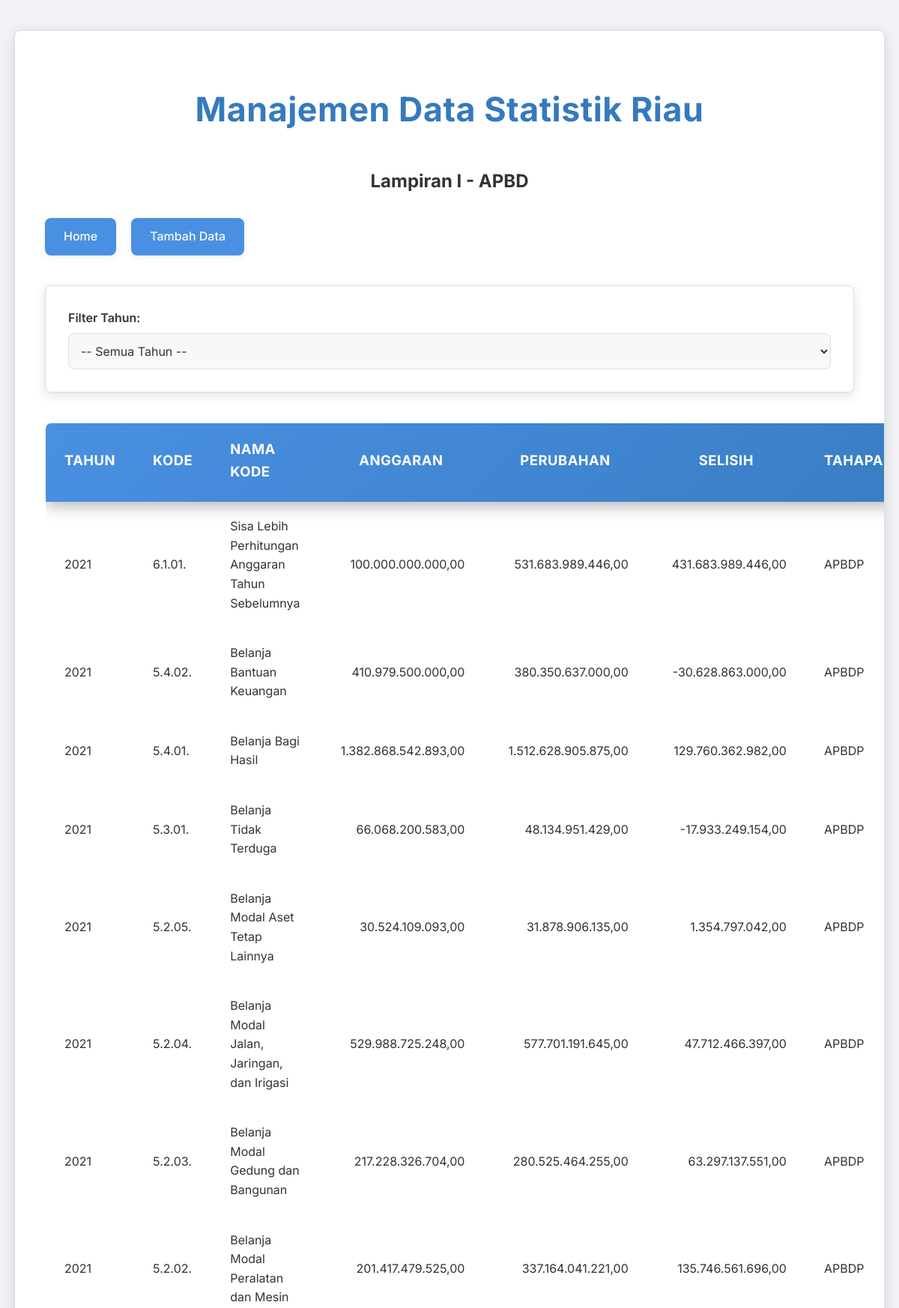
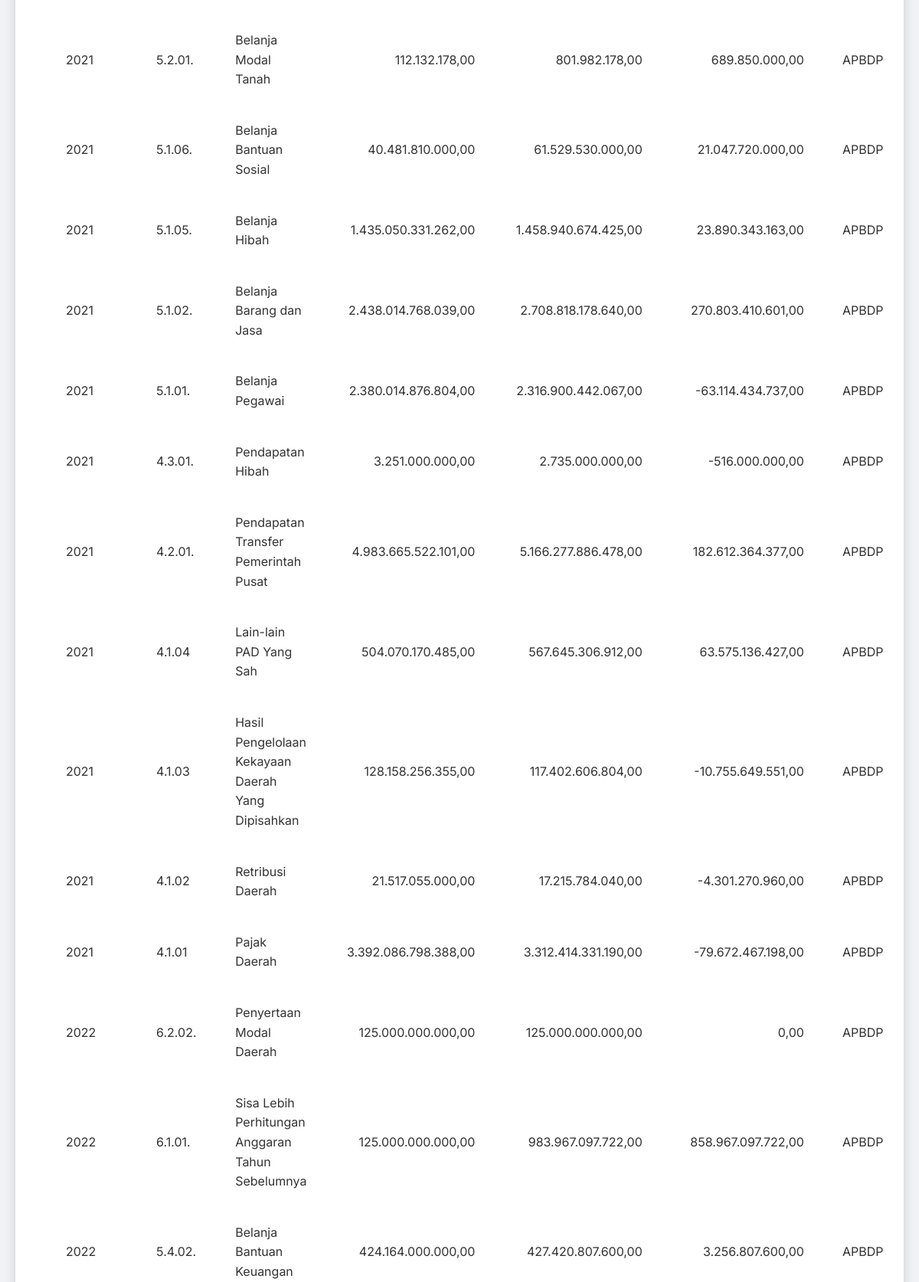
/pages/apbd-lampiran-satu/read.php (upper part), run on the app's committed database (2 pictures, top to bottom).
### tables this page shows
CREATE TABLE `apbd_lampiran_1` (
  `id` int(11) NOT NULL,
  `tahun` int(5) DEFAULT NULL,
  `id_kode_urut` int(5) DEFAULT NULL,
  `jumlah_anggaran` decimal(18,2) DEFAULT NULL,
  `jumlah_perubahan` decimal(18,2) DEFAULT NULL,
  `id_jenis_apbd` int(5) DEFAULT NULL
);

CREATE TABLE `kode_urut` (
  `id` int(11) NOT NULL,
  `no_urut` varchar(11) DEFAULT NULL,
  `uraian` varchar(255) DEFAULT NULL,
  `akronim` varchar(255) DEFAULT NULL,
  `id_kode_level` int(11) DEFAULT NULL
);

CREATE TABLE `jenis_apbd` (
  `id` int(11) NOT NULL,
  `uraian` varchar(255) DEFAULT NULL,
  `akronim` varchar(255) DEFAULT NULL
);

### pages/apbd-lampiran-satu/read.php (the view, shortened to what this page needs)
<?php
include '../../config/database.php';
include '../../templates/header.php';
$where_clause = "";
$sql = "SELECT a.id AS id, a.tahun AS tahun, b.no_urut AS kode, b.uraian AS nama_kode, jumlah_anggaran, jumlah_perubahan, c.nama_level AS level, d.akronim AS jenis_apbd
        FROM apbd_lampiran_1 AS a
        LEFT JOIN kode_urut AS b ON a.id_kode_urut = b.id
        LEFT JOIN kode_level AS c ON c.id = b.id_kode_level
        LEFT JOIN jenis_apbd AS d ON d.id = a.id_jenis_apbd
        " . $where_clause . "
        ORDER BY tahun, kode DESC";
$stmt = $conn->prepare($sql);
$stmt->execute();
$result = $stmt->get_result();
?>
<h2 style="text-align: center;">Lampiran I - APBD</h2>
<div class="button-group">
    <a href="../../index.php">Home</a>
    <a href="create.php">Tambah Data</a>
</div>
<form method="GET" action="">
    <label for="tahun">Filter Tahun:</label>
    <select name="tahun" id="tahun" onchange="this.form.submit()">
        <option value="">-- Semua Tahun --</option>
    </select>
</form>
<?php
if ($result->num_rows > 0):
?>
    <table>
        <thead>
            <tr>
                <th>Tahun</th>
                <th>Kode</th>
                <th>Nama Kode</th>
                <th style="text-align: center;">Anggaran</th>
                <th style="text-align: center;">Perubahan</th>
                <th style="text-align: center;">Selisih</th>
                <th style="text-align: center;">Tahapan</th>
            </tr>
        </thead>
        <tbody>
            <?php
            while ($row = $result->fetch_assoc()):
            ?>
                <tr>
                    <td><?php echo htmlspecialchars($row['tahun']); ?></td>
                    <td><?php echo htmlspecialchars($row['kode']); ?></td>
                    <td><?php echo htmlspecialchars($row['nama_kode']); ?></td>
                    <td style="text-align:right"><?php echo htmlspecialchars(number_format($row['jumlah_anggaran'] ?? 0, 2, ',', '.')); ?></td>
                    <td style="text-align:right"><?php echo htmlspecialchars(number_format($row['jumlah_perubahan'] ?? 0, 2, ',', '.')); ?></td>
                    <td style="text-align:right"><?php echo htmlspecialchars(number_format(($row['jumlah_perubahan'] - $row['jumlah_anggaran']) ?? 0, 2, ',', '.')); ?></td>
                    <td><?php echo htmlspecialchars($row['jenis_apbd']); ?></td>
                </tr>
            <?php endwhile; ?>
        </tbody>
    </table>
<?php else: ?>
    <p>Belum ada data.</p>
<?php endif; ?>
<?php
include '../../templates/footer.php';
?>

### templates/css/style.css (style rules this page uses)
:root { --primary-color: #4A90E2; --primary-dark: #357ABD; --accent-color: #50E3C2; --secondary-accent: #FF6B6B; --tertiary-color: #FFC107; --text-dark: #333333; --text-light: #F8F8F8; --bg-light: #F0F2F5; --bg-dark: #2C3E50; --card-bg: #FFFFFF; --border-color: #DDDDDD; --input-bg: #F8F8F8; --shadow-light: 0 2px 8px rgba(0, 0, 0, 0.08); --shadow-medium: 0 4px 15px rgba(0, 0, 0, 0.12); --success-color: #28A745; --danger-color: #DC3545; --warning-color: #FFC107; --info-color: #17A2B8; --radius-base: 8px; --transition-fast: 0.2s ease-in-out; --transition-normal: 0.3s ease-in-out; --gradient-primary: linear-gradient(135deg, var(--primary-color) 0%, var(--primary-dark) 100%); --gradient-accent: linear-gradient(135deg, var(--accent-color) 0%, #34B79C 100%); --gradient-secondary-accent: linear-gradient(135deg, var(--secondary-accent) 0%, #FF8A8A 100%); --gradient-tertiary: linear-gradient(135deg, var(--tertiary-color) 0%, #FFA000 100%); }
body { font-family: 'Inter', sans-serif; background: var(--bg-light); margin: 0; padding: 0; line-height: 1.6; color: var(--text-dark); display: flex; justify-content: center; align-items: flex-start; min-height: 100vh; padding: 40px 0; box-sizing: border-box; overflow-x: hidden; overflow-y: auto; position: relative; }
body::before { content: none; }
table { width: 100%; border-collapse: separate; border-spacing: 0; margin-top: 40px; box-shadow: var(--shadow-glass); border-radius: var(--radius-base); overflow: hidden; background-color: rgba(255, 255, 255, 0.05); border: 1px solid rgba(255, 255, 255, 0.1); backdrop-filter: blur(10px); -webkit-backdrop-filter: blur(10px); }
table thead tr { background: var(--gradient-primary); color: #FFFFFF; box-shadow: 0 5px 20px rgba(0, 0, 0, 0.3); }
table th, table td { padding: 20px 25px; text-align: left; border-bottom: 1px solid rgba(255, 255, 255, 0.08); }
table th { font-weight: 700; font-size: 1.15em; letter-spacing: 0.5px; text-transform: uppercase; position: relative; padding-bottom: 25px; }
table th::after { content: ''; position: absolute; bottom: 0; left: 50%; transform: translateX(-50%); width: 0; height: 3px; background-color: var(--accent-color); transition: width 0.3s ease-out; }
table tbody tr:nth-child(even) { background-color: rgba(249, 250, 251, 0.03); }
table tbody tr:nth-child(odd) { background-color: rgba(255, 255, 255, 0.01); }
form { background: var(--card-bg); backdrop-filter: none; -webkit-backdrop-filter: none; padding: 30px; border-radius: var(--radius-base); box-shadow: var(--shadow-medium); margin-top: 40px; border: 1px solid var(--border-color); }
form label { display: block; margin-bottom: 8px; font-weight: 600; color: var(--text-dark); font-size: 1em; text-shadow: none; }
form input[type="text"], form input[type="email"], form textarea, form select { width: 100%; padding: 12px; border: 1px solid var(--border-color); border-radius: var(--radius-base); font-size: 1em; box-sizing: border-box; background-color: var(--input-bg); color: var(--text-dark); transition: border-color var(--transition-fast), box-shadow var(--transition-fast); font-family: 'Inter', sans-serif; text-shadow: none; }
.button-group { display: flex; gap: 20px; margin-top: 30px; justify-content: flex-start; }
.button-group a { display: inline-block; background-color: var(--primary-color); color: var(--text-light); padding: 12px 25px; text-decoration: none; border-radius: var(--radius-base); font-size: 1em; font-weight: 500; transition: background-color var(--transition-fast), transform var(--transition-fast), box-shadow var(--transition-fast); box-shadow: var(--shadow-light); }
* { scrollbar-width: thin; scrollbar-color: #888888 #F0F2F5; }

### data on the page
apbd_lampiran_1: tahun "2021", id_kode_urut.no_urut "6.1.01.", id_kode_urut.uraian "Sisa Lebih Perhitungan Anggaran Tahun Sebelumnya", jumlah_anggaran "100.000.000.000,00", jumlah_perubahan "531.683.989.446,00", $row['jumlah_perubahan'] - $row['jumlah_anggaran'] "431.683.989.446,00", id_jenis_apbd.akronim "APBDP"
apbd_lampiran_1: tahun "2021", id_kode_urut.no_urut "5.4.02.", id_kode_urut.uraian "Belanja Bantuan Keuangan", jumlah_anggaran "410.979.500.000,00", jumlah_perubahan "380.350.637.000,00", $row['jumlah_perubahan'] - $row['jumlah_anggaran'] "-30.628.863.000,00", id_jenis_apbd.akronim "APBDP"
apbd_lampiran_1: tahun "2021", id_kode_urut.no_urut "5.4.01.", id_kode_urut.uraian "Belanja Bagi Hasil", jumlah_anggaran "1.382.868.542.893,00", jumlah_perubahan "1.512.628.905.875,00", $row['jumlah_perubahan'] - $row['jumlah_anggaran'] "129.760.362.982,00", id_jenis_apbd.akronim "APBDP"
apbd_lampiran_1: tahun "2021", id_kode_urut.no_urut "5.3.01.", id_kode_urut.uraian "Belanja Tidak Terduga", jumlah_anggaran "66.068.200.583,00", jumlah_perubahan "48.134.951.429,00", $row['jumlah_perubahan'] - $row['jumlah_anggaran'] "-17.933.249.154,00", id_jenis_apbd.akronim "APBDP"
apbd_lampiran_1: tahun "2021", id_kode_urut.no_urut "5.2.05.", id_kode_urut.uraian "Belanja Modal Aset Tetap Lainnya", jumlah_anggaran "30.524.109.093,00", jumlah_perubahan "31.878.906.135,00", $row['jumlah_perubahan'] - $row['jumlah_anggaran'] "1.354.797.042,00", id_jenis_apbd.akronim "APBDP"
apbd_lampiran_1: tahun "2021", id_kode_urut.no_urut "5.2.04.", id_kode_urut.uraian "Belanja Modal Jalan, Jaringan, dan Irigasi", jumlah_anggaran "529.988.725.248,00", jumlah_perubahan "577.701.191.645,00", $row['jumlah_perubahan'] - $row['jumlah_anggaran'] "47.712.466.397,00", id_jenis_apbd.akronim "APBDP"
apbd_lampiran_1: tahun "2021", id_kode_urut.no_urut "5.2.03.", id_kode_urut.uraian "Belanja Modal Gedung dan Bangunan", jumlah_anggaran "217.228.326.704,00", jumlah_perubahan "280.525.464.255,00", $row['jumlah_perubahan'] - $row['jumlah_anggaran'] "63.297.137.551,00", id_jenis_apbd.akronim "APBDP"
apbd_lampiran_1: tahun "2021", id_kode_urut.no_urut "5.2.02.", id_kode_urut.uraian "Belanja Modal Peralatan dan Mesin", jumlah_anggaran "201.417.479.525,00", jumlah_perubahan "337.164.041.221,00", $row['jumlah_perubahan'] - $row['jumlah_anggaran'] "135.746.561.696,00", id_jenis_apbd.akronim "APBDP"
apbd_lampiran_1: tahun "2021", id_kode_urut.no_urut "5.2.01.", id_kode_urut.uraian "Belanja Modal Tanah", jumlah_anggaran "112.132.178,00", jumlah_perubahan "801.982.178,00", $row['jumlah_perubahan'] - $row['jumlah_anggaran'] "689.850.000,00", id_jenis_apbd.akronim "APBDP"
apbd_lampiran_1: tahun "2021", id_kode_urut.no_urut "5.1.06.", id_kode_urut.uraian "Belanja Bantuan Sosial", jumlah_anggaran "40.481.810.000,00", jumlah_perubahan "61.529.530.000,00", $row['jumlah_perubahan'] - $row['jumlah_anggaran'] "21.047.720.000,00", id_jenis_apbd.akronim "APBDP"
apbd_lampiran_1: tahun "2021", id_kode_urut.no_urut "5.1.05.", id_kode_urut.uraian "Belanja Hibah", jumlah_anggaran "1.435.050.331.262,00", jumlah_perubahan "1.458.940.674.425,00", $row['jumlah_perubahan'] - $row['jumlah_anggaran'] "23.890.343.163,00", id_jenis_apbd.akronim "APBDP"
apbd_lampiran_1: tahun "2021", id_kode_urut.no_urut "5.1.02.", id_kode_urut.uraian "Belanja Barang dan Jasa", jumlah_anggaran "2.438.014.768.039,00", jumlah_perubahan "2.708.818.178.640,00", $row['jumlah_perubahan'] - $row['jumlah_anggaran'] "270.803.410.601,00", id_jenis_apbd.akronim "APBDP"
apbd_lampiran_1: tahun "2021", id_kode_urut.no_urut "5.1.01.", id_kode_urut.uraian "Belanja Pegawai", jumlah_anggaran "2.380.014.876.804,00", jumlah_perubahan "2.316.900.442.067,00", $row['jumlah_perubahan'] - $row['jumlah_anggaran'] "-63.114.434.737,00", id_jenis_apbd.akronim "APBDP"
apbd_lampiran_1: tahun "2021", id_kode_urut.no_urut "4.3.01.", id_kode_urut.uraian "Pendapatan Hibah", jumlah_anggaran "3.251.000.000,00", jumlah_perubahan "2.735.000.000,00", $row['jumlah_perubahan'] - $row['jumlah_anggaran'] "-516.000.000,00", id_jenis_apbd.akronim "APBDP"
apbd_lampiran_1: tahun "2021", id_kode_urut.no_urut "4.2.01.", id_kode_urut.uraian "Pendapatan Transfer Pemerintah Pusat", jumlah_anggaran "4.983.665.522.101,00", jumlah_perubahan "5.166.277.886.478,00", $row['jumlah_perubahan'] - $row['jumlah_anggaran'] "182.612.364.377,00", id_jenis_apbd.akronim "APBDP"
apbd_lampiran_1: tahun "2021", id_kode_urut.no_urut "4.1.04", id_kode_urut.uraian "Lain-lain PAD Yang Sah", jumlah_anggaran "504.070.170.485,00", jumlah_perubahan "567.645.306.912,00", $row['jumlah_perubahan'] - $row['jumlah_anggaran'] "63.575.136.427,00", id_jenis_apbd.akronim "APBDP"
apbd_lampiran_1: tahun "2021", id_kode_urut.no_urut "4.1.03", id_kode_urut.uraian "Hasil Pengelolaan Kekayaan Daerah Yang Dipisahkan", jumlah_anggaran "128.158.256.355,00", jumlah_perubahan "117.402.606.804,00", $row['jumlah_perubahan'] - $row['jumlah_anggaran'] "-10.755.649.551,00", id_jenis_apbd.akronim "APBDP"
apbd_lampiran_1: tahun "2021", id_kode_urut.no_urut "4.1.02", id_kode_urut.uraian "Retribusi Daerah", jumlah_anggaran "21.517.055.000,00", jumlah_perubahan "17.215.784.040,00", $row['jumlah_perubahan'] - $row['jumlah_anggaran'] "-4.301.270.960,00", id_jenis_apbd.akronim "APBDP"
apbd_lampiran_1: tahun "2021", id_kode_urut.no_urut "4.1.01", id_kode_urut.uraian "Pajak Daerah", jumlah_anggaran "3.392.086.798.388,00", jumlah_perubahan "3.312.414.331.190,00", $row['jumlah_perubahan'] - $row['jumlah_anggaran'] "-79.672.467.198,00", id_jenis_apbd.akronim "APBDP"
apbd_lampiran_1: tahun "2022", id_kode_urut.no_urut "6.2.02.", id_kode_urut.uraian "Penyertaan Modal Daerah", jumlah_anggaran "125.000.000.000,00", jumlah_perubahan "125.000.000.000,00", $row['jumlah_perubahan'] - $row['jumlah_anggaran'] "0,00", id_jenis_apbd.akronim "APBDP"
apbd_lampiran_1: tahun "2022", id_kode_urut.no_urut "6.1.01.", id_kode_urut.uraian "Sisa Lebih Perhitungan Anggaran Tahun Sebelumnya", jumlah_anggaran "125.000.000.000,00", jumlah_perubahan "983.967.097.722,00", $row['jumlah_perubahan'] - $row['jumlah_anggaran'] "858.967.097.722,00", id_jenis_apbd.akronim "APBDP"
apbd_lampiran_1: tahun "2022", id_kode_urut.no_urut "5.4.02.", id_kode_urut.uraian "Belanja Bantuan Keuangan", jumlah_anggaran "424.164.000.000,00", jumlah_perubahan "427.420.807.600,00", $row['jumlah_perubahan'] - $row['jumlah_anggaran'] "3.256.807.600,00", id_jenis_apbd.akronim "APBDP"
